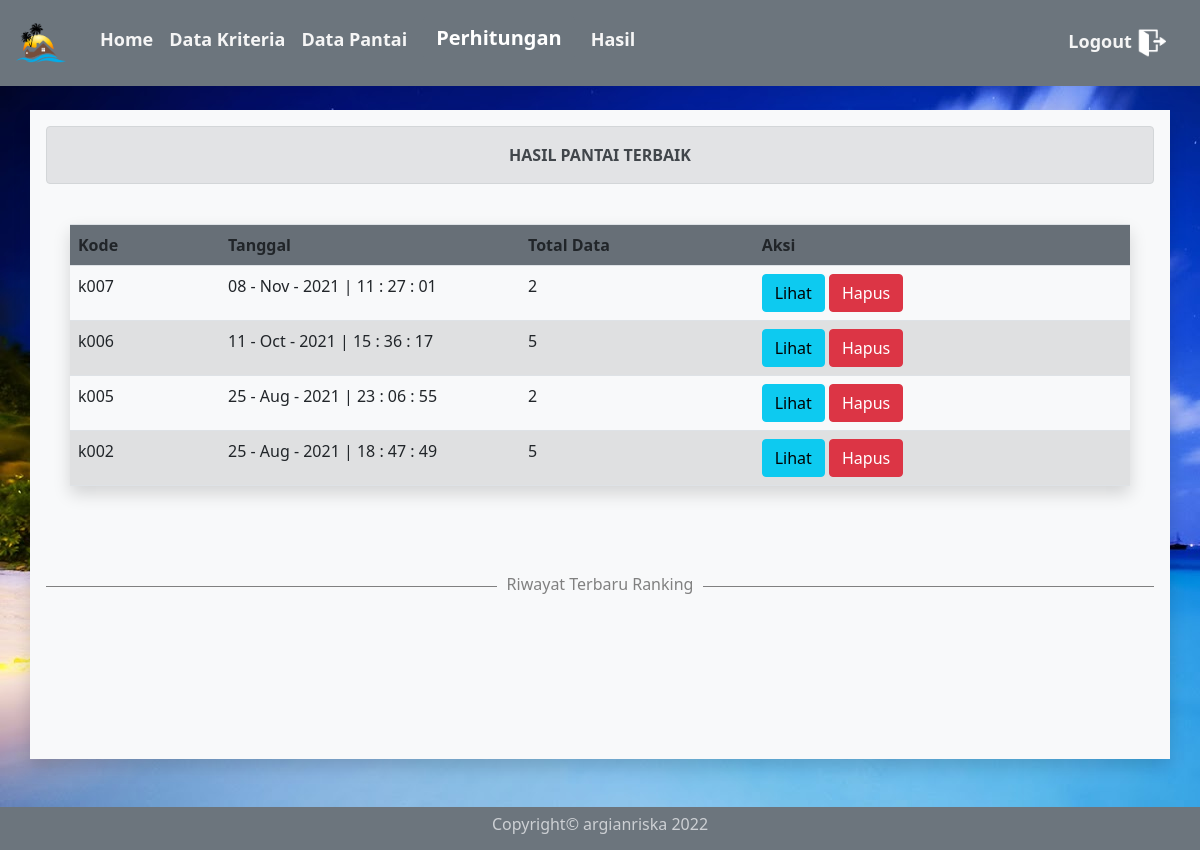
/admin/laporan.php (signed in), run on the app's committed database.
### tables this page shows
CREATE TABLE `hasil_akhir` (
  `id` int(11) NOT NULL,
  `kode` varchar(20) NOT NULL,
  `tanggal` varchar(40) NOT NULL
);

### functions.php (called while the page is built, shortened)
<?php
$con = mysqli_connect("localhost", "root", "", "spkmoora");
function query($query)
{
	global $con;
	$data = mysqli_query($con, $query);
	$rows = [];
	while ($row = mysqli_fetch_assoc($data)) {
		$rows[] = $row;
	}
	return $rows;
}

### admin/laporan.php (the view, shortened to what this page needs)
<?php
require '../functions.php';
$data = query("SELECT * FROM hasil_akhir ORDER BY kode DESC");
?>
<!doctype html>
<html lang="en">
<head>
  <link rel="stylesheet" type="text/css" href="../bootstrap/css/bootstrap.min.css">
  <link href="https://cdn.jsdelivr.net/npm/bootstrap@5.1.1/dist/css/bootstrap.min.css" rel="stylesheet">
</head>
<body bgcolor="f0f0f0">
  <form method="post" action="perhitungan.php">
    <nav class="navbar navbar-expand-lg navbar-dark bg-secondary">
      <a class="navbar-brand" href="#"><img src="../img/gmd1.png" width="50"></a>
      <div class="collapse navbar-collapse" id="navbarNavAltMarkup">
        <div class="navbar-nav" style="margin: 10px;">
          <a class="nav-link active" href="index.php">
            <font size="4"><b>Home</b> </font><span class="sr-only">(current)</span>
          </a>
          <a class="nav-link" href="data_kriteria.php">
            <font size="4"><b>Data Kriteria</b></font>
          </a>
          <a class="nav-link" href="data_sepatu_sport.php">
            <font size="4"><b>Data Pantai</b></font>
          </a>
          <a class="nav-link" href="#">
            <font size="4"><b><button type="submit" name="perhitungan" class="btn btn-secondary" style="font-size: 20px; margin-top: -10px;"><b>Perhitungan</b></button></b></font>
          </a>
          <a class="nav-link" href="laporan.php">
            <font size="4"><b>Hasil</b></font>
          </a>
        </div>
        <div class="navbar-nav ms-auto" style="margin: 10px;">
          <a class="log nav-link m-auto" href="../logout.php">
            <font size="4"><b>Logout</b></font>
            <img src="../img/logout.png" width="30">
          </a>
        </div>
      </div>
    </nav>
  </form>
  <br>
  <div class="container bg-light shadow p-3 mb-5">
    <div class="alert alert-secondary">
      <center><b>HASIL PANTAI TERBAIK</b></center>
    </div>
    <div class="table-responsive p-4">
      <table class="table table-striped shadow">
        <tr class="bg-secondary">
          <th width="150">Kode</th>
          <th width="300">Tanggal</th>
          <th>Total Data</th>
          <th>Aksi</th>
        </tr>
        <?php
        foreach ($data as $hasil_akhir) {
        ?>
          <?php
          $kode = $hasil_akhir['kode'];
          $total = mysqli_query($con, "SELECT COUNT(kode_hasil) AS TOTAL FROM nilai WHERE kode_hasil = '$kode'");
          $totaldata = mysqli_fetch_assoc($total);
          ?>
          <tr>
            <td><?= $hasil_akhir['kode']; ?></td>
            <td><?= $hasil_akhir['tanggal']; ?></td>
            <td><?= $totaldata['TOTAL']; ?></td>
            <td>
              <a href="detail_laporan.php?kode=<?= $hasil_akhir['kode']; ?>" class="btn btn-info">Lihat</a>
              <a href="hapus_laporan.php?kode=<?= $hasil_akhir['kode']; ?>" class="btn btn-danger">Hapus</a>
            </td>
          </tr>
        <?php } ?>
      </table>
    </div>
    <br><br>
    <h6 class="text-riwayat"><span class="bg-light">Riwayat Terbaru Ranking</span></h6>
    <br><br>
  </div>
  <div class="col-md-12 bg-secondary">
    <div class="copyright">
      <h6>Copyright&copy; argianriska 2022</h6>
    </div>
  </div>
</body>
</html>

### admin/laporan.php (style rules this page uses)
body { background-image: url(../img/galeri/22.jpg); }
.container { min-height: calc(100vh - 211px - -60px); }
.col-md-12 { padding: 8px; }
.copyright { text-align: center; color: #CDD0D4; }
a font { color: whitesmoke; }
.text-riwayat { width: 100%; color: grey; text-align: center; border-bottom: 1px solid grey; line-height: 0.1em; margin: 10px 0 20px; }
h6 span { padding: 0 10px; }

### data on the page
hasil_akhir: kode "k007", tanggal "08 - Nov - 2021 | 11 : 27 : 01", TOTAL "2"
hasil_akhir: kode "k006", tanggal "11 - Oct - 2021 | 15 : 36 : 17", TOTAL "5"
hasil_akhir: kode "k005", tanggal "25 - Aug - 2021 | 23 : 06 : 55", TOTAL "2"
hasil_akhir: kode "k002", tanggal "25 - Aug - 2021 | 18 : 47 : 49", TOTAL "5"
